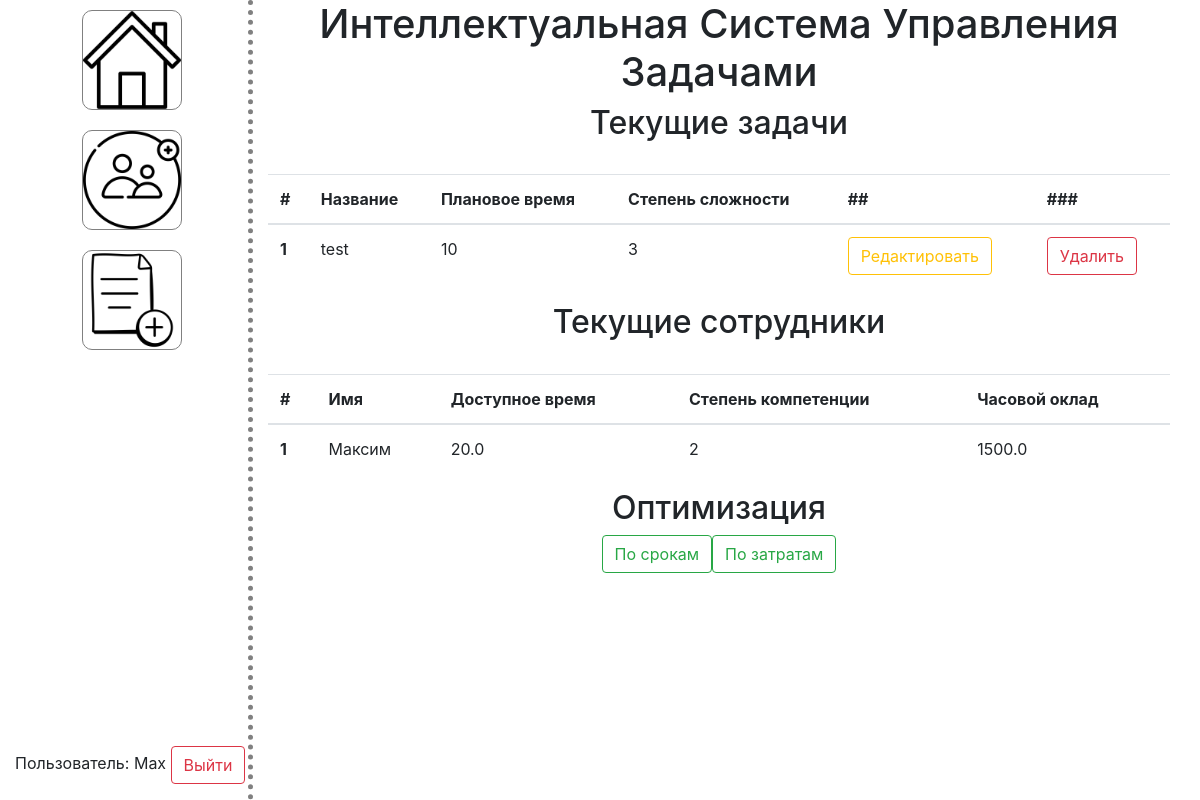
/ (signed in), run on an earlier commit of the app's database.
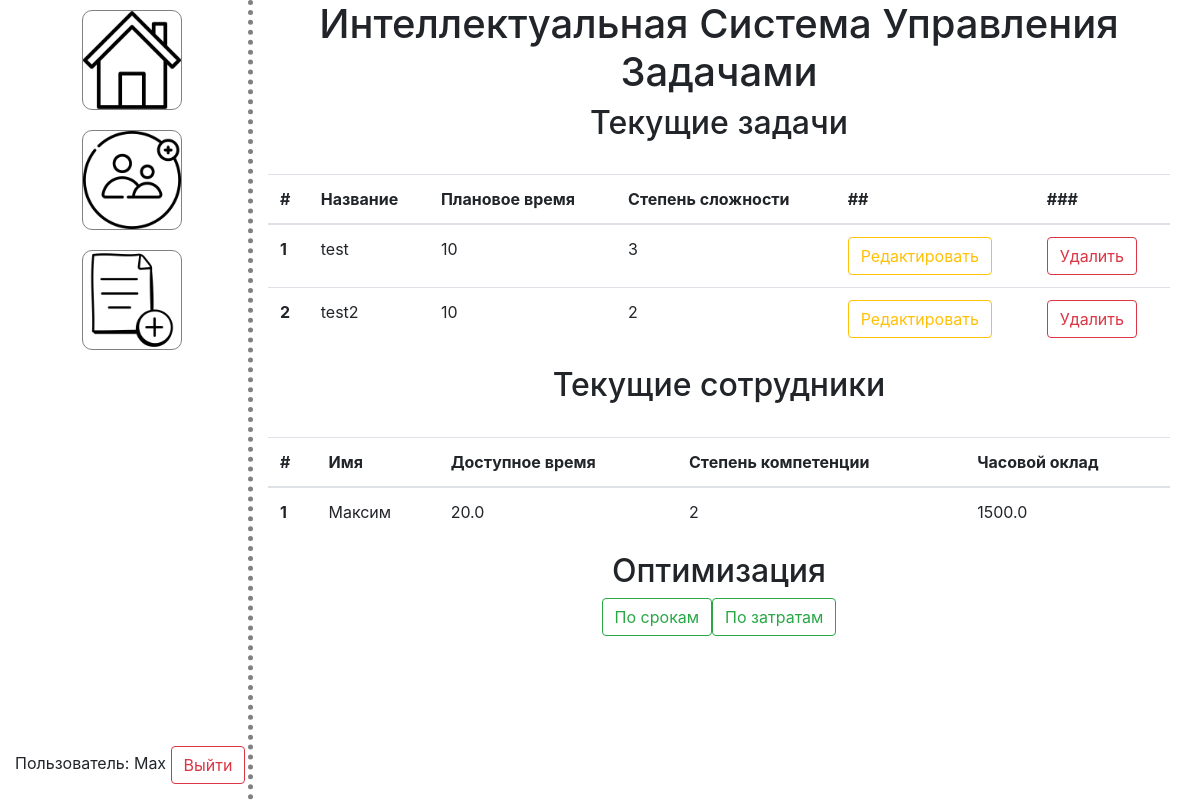
And on a later commit of the database.
### manage.py (models this page shows, shortened)
class User(UserMixin, db.Model):
    id = db.Column(db.Integer, primary_key=True)
    username = db.Column(db.String(80), unique=True, nullable=False)
    password = db.Column(db.String(80), nullable=False)
    status = db.Column(db.String(80), nullable=False, default="default")

class Task(db.Model):
    id = db.Column(db.Integer, primary_key=True)
    taskname = db.Column(db.String(64))
    expected_time = db.Column(db.Integer)
    task_hardness = db.Column(db.Integer)

class Employee(db.Model):
    id = db.Column(db.Integer, primary_key=True)
    name = db.Column(db.String(80), nullable=False)
    time_available = db.Column(db.Float, nullable=False, default=0.0)
    level = db.Column(db.Integer, nullable=False, default=1)
    salary = db.Column(db.Float, nullable=False)

### views.py (the view)
@main_blueprint.route('/')
@login_required
def home():
    tasks = Task.query.all()
    employees = Employee.query.all()
    return render_template('home.html', tasks=tasks, employees=employees)

### app.py (called while the page is built)
def create_app(config_class=Config):
    app = Flask(__name__)
    app.config.from_object(config_class)
    db.init_app(app)
    from views import main_blueprint
    app.register_blueprint(main_blueprint)
    from auth import auth_blueprint
    app.register_blueprint(auth_blueprint)
    login_manager = LoginManager()
    login_manager.init_app(app)
    login_manager.login_view = 'auth.login'
    @login_manager.user_loader
    def load_user(id):
        return User.query.get(int(id))
    return app

### templates/home.html (shortened to what this page needs)
{% extends "layout.html" %}
{% block content %}
<h1 class="mainlable">Интеллектуальная Система Управления Задачами</h1>
{% if current_user.is_authenticated %}
  <h2>Текущие задачи</h2>
  <br>
  {% if tasks %}
    <div class="container">
      <table class="table table-hover">
        <thead>
          <tr>
            <th scope="col">#</th>
            <th scope="col">Название</th>
            <th scope="col">Плановое время</th>
            <th scope="col">Степень сложности</th>
            <th scope="col">##</th>
            <th scope="col">###</th>
          </tr>
        </thead>
        <tbody>
          {% for task in tasks %}
            <tr>
              <th scope="row">{{ task.id }}</th>
              <td>{{ task.taskname }}</td>
              <td>{{ task.expected_time }}</td>
              <td>{{ task.task_hardness }}</td>
              <td>
                <a href="{{ url_for('main.edit_task', task_id=task.id) }}" class="btn btn-outline-warning">
                  Редактировать
                </a>
              </td>
              <td>
                <form action="{{ url_for('main.delete_task', task_id=task.id) }}" method="post">
                  <input type="submit" class="btn btn-outline-danger" value="Удалить">
                </form>
              </td>
            </tr>
          {% endfor %}
        </tbody>
      </table>
    </div>
  {% else %}
    <div class="container">
      <h2> На данный момент нет активных задач</h2>
    </div>
  {% endif %}
  <h2>Текущие сотрудники</h2>
  <br>
  {% if employees %}
  <div class="container">
    <table class="table table-hover">
      <thead>
        <tr>
          <th scope="col">#</th>
          <th scope="col">Имя</th>
          <th scope="col">Доступное время</th>
          <th scope="col">Степень компетенции</th>
          <th scope="col">Часовой оклад</th>
        </tr>
      </thead>
      <tbody>
        {% for employee in employees %}
          <tr>
            <th scope="row">{{ employee.id }}</th>
            <td>{{ employee.name }}</td>
            <td>{{ employee.time_available }}</td>
            <td>{{ employee.level }}</td>
            <td>{{ employee.salary }}</td>
          </tr>
        {% endfor %}
      </tbody>
    </table>
  </div>
  {% else %}
      <div class="container">
        <h2> На данный момент нет активных сотрудников</h2>
      </div>
  {% endif %}
  <h2>Оптимизация</h2>
  <div class="container optim">
    <a href="{{ url_for('main.optimize', mode=time) }}" class="btn btn-outline-success">
      По срокам
    </a>
    <a href="{{ url_for('main.optimize', mode=cost) }}" class="btn btn-outline-success">
      По затратам
    </a>
  </div>
  <br>
{% endif %}
{% endblock %}

### templates/layout.html (shortened to what this page needs)
<!DOCTYPE html>
<html>
<head>
    <link rel="stylesheet" href="https://stackpath.bootstrapcdn.com/bootstrap/4.3.1/css/bootstrap.min.css">
    <link rel="stylesheet" href="{{ url_for('static', filename='css/main.css') }}">
</head>
<body>
    <div class="container-fluid main">
        <div class="sidenavbar">
            {% if current_user.is_authenticated %}
                <div class="header">
                    <a href="{{ url_for('main.create_task') }}">
                        <img src="{{ url_for('static', filename='img/addTask.png') }}" alt="Создать новую задачу">
                    </a>
                    <a href="">
                        <img src="{{ url_for('static', filename='img/addEmployee.png') }}" alt="Добавить нового сотрудника">
                    </a>
                    <a href="/">
                        <img src="{{ url_for('static', filename='img/homeIcon.png') }}" alt="Главный экран">
                    </a>
                </div>
                <div class="footer">
                    <p>Пользователь: {{ current_user.username }} <button id="logout-button" class="btn btn-outline-danger">Выйти</button></p>
                </div>
            {% else %}
                <div class="header">
                    <p>Вход не выполнен. Пожалуйста, <a href="{{ url_for('auth.login') }}">войдите</a> или <a href="{{ url_for('auth.signup') }}">зарегистрируйтесь</a></p>
                </div>
            {% endif %}
        </div>
        <div class="content">
            {% block content %} {% endblock %}
        </div>
    </div>
</body>
</html>

### static/css/main.css (style rules this page uses)
.container, .container-fluid { display: flex; }
.optim { flex-direction: row; justify-content:center; }
.sidenavbar { flex: 1; display: flex; flex-direction: column; height: 100vh; border-right: 5px dotted grey; }
.sidenavbar .footer { margin-top: auto; }
.sidenavbar .header { display: flex; flex-direction: column-reverse; align-items: center; }
.sidenavbar .header img { width: 100px; height: 100px; margin: 10px; border: 1px solid grey; border-radius: 10px; transition: background-color 0.5s ease; }
.content { flex: 4; display: flex; flex-direction: column; }
h2, .mainlable { text-align: center; }

What changed in the data, as far as the page shows it:
added Task: id "2", taskname "test2", expected_time "10", task_hardness "2"
